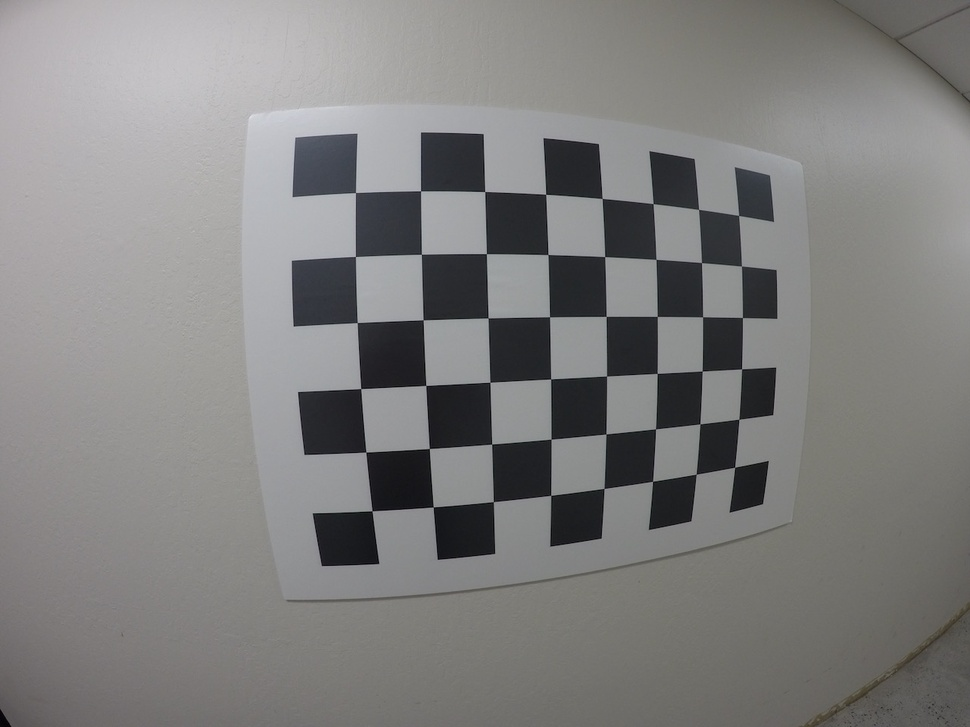
#> input picture calibration/ELP-USB16MP01-BL180-2048x1536/frames/GOPR0033.jpg, 970 x 727 px, shrunk from 1280 x 960 before the run; its folder holds only this picture in this run
$ python cameraCalib_ver1.1.py
#> lines starting #> are read from the running program, lines starting #| are printed output that depends on the picture; after the words box and inside, x2 and y2 are one past the last pixel; in counts of white or black regions, pixels touching at a corner belong together
import numpy as np
import cv2
import glob
import matplotlib.pyplot as plt

objp = np.zeros((6*8,3), np.float32)
objp[:,:2] = np.mgrid[0:8, 0:6].T.reshape(-1,2)

# Arrays to store object points and image points from all the images.
objpoints = [] # 3d points in real world space
imgpoints = [] # 2d points in image plane.

# Make a list of calibration images
images = glob.glob('frames/GO*.jpg')

# Step through the list and search for chessboard corners
for idx, fname in enumerate(images):
    img = cv2.imread(fname)
#> img is the input picture: shape (727, 970, 3); mean B, G, R 126.8, 127.5, 128.1
    gray = cv2.cvtColor(img, cv2.COLOR_BGR2GRAY)

    # Find the chessboard corners
    ret, corners = cv2.findChessboardCorners(gray, (8,6), None)
#> ret = True; corners = 48 rows, first 8: [355.5, 192.5], [420.6, 190.9], [484.7, 191.5], [545.7, 194.3], [602.2, 198.4], [653.1, 203.8], [698.6, 209.4], [738.6, 215.4]

    # If found, add object points, image points
    if ret == True:
        objpoints.append(objp)
        imgpoints.append(corners)

        # Draw and display the corners
        cv2.drawChessboardCorners(img, (8,6), corners, ret)
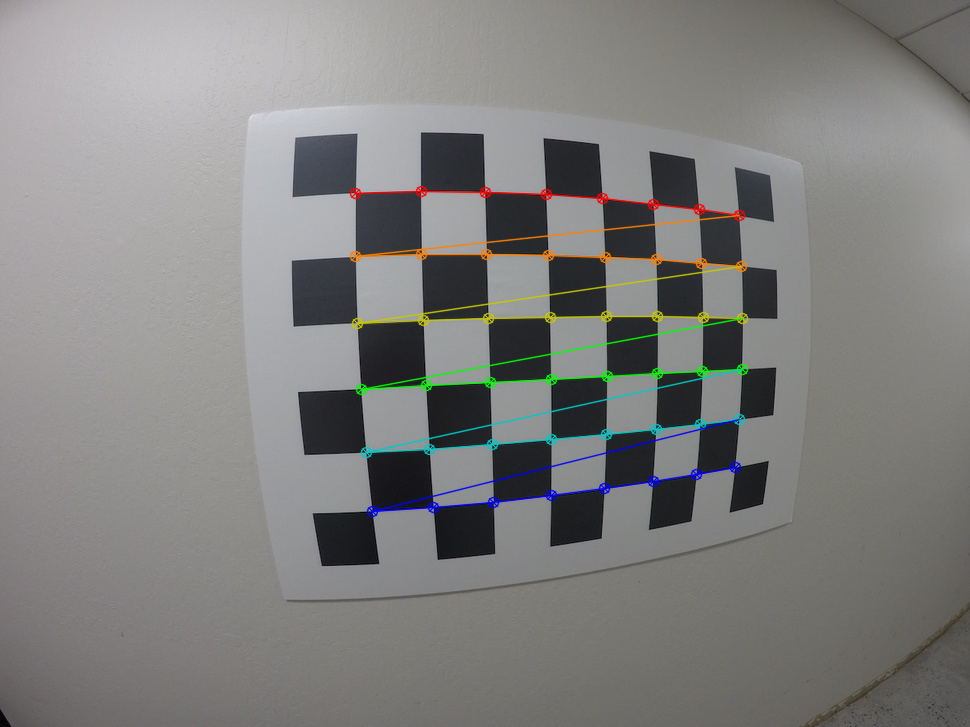
#> img: shape (727, 970, 3); 2.31% of pixels changed, all inside (x1, y1, x2, y2) = (349, 185, 749, 518)
        #write_name = 'corners_found'+str(idx)+'.jpg'
        #cv2.imwrite(write_name, img)
        cv2.imshow('img', img)
        cv2.waitKey(500)

cv2.destroyAllWindows()

$ run again, on calibration/ELP-USB16MP01-BL180-2048x1536/frames/GOPR0037.jpg
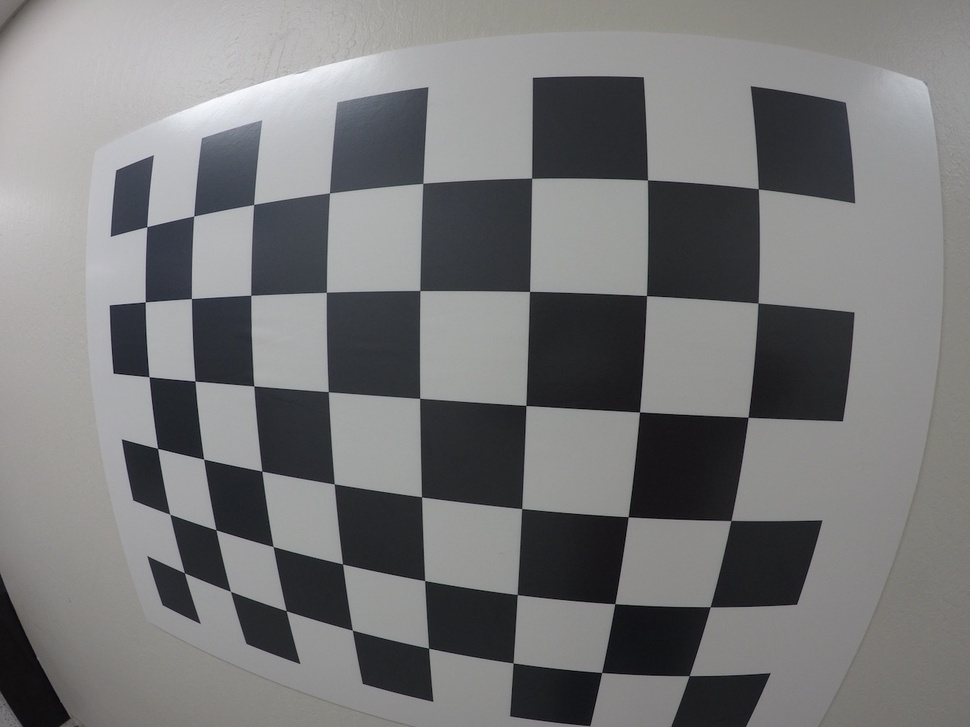
#> input picture calibration/ELP-USB16MP01-BL180-2048x1536/frames/GOPR0037.jpg, 970 x 727 px, shrunk from 1280 x 960 before the run
#> img is the input picture: shape (727, 970, 3); mean B, G, R 120.6, 119.8, 119.7
#> ret = True; corners = 48 rows, first 8: [146.9, 227], [193.6, 216], [253.6, 204.4], [329.5, 192.9], [423, 183], [531.8, 178.1], [647.5, 179.8], [758.1, 189]
#> `cv2.drawChessboardCorners(img, (8,6), corners, ret)`:
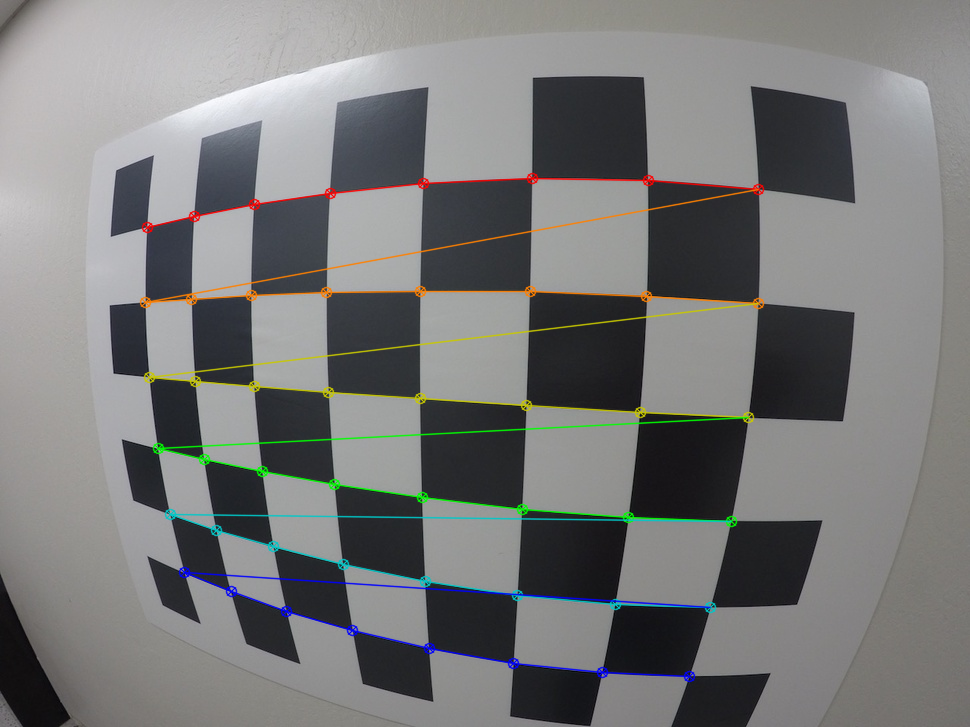
#> img: shape (727, 970, 3); 3.18% of pixels changed, all inside (x1, y1, x2, y2) = (139, 172, 765, 683)

$ run again, on calibration/ELP-USB16MP01-BL180-2048x1536/frames/GOPR0038.jpg
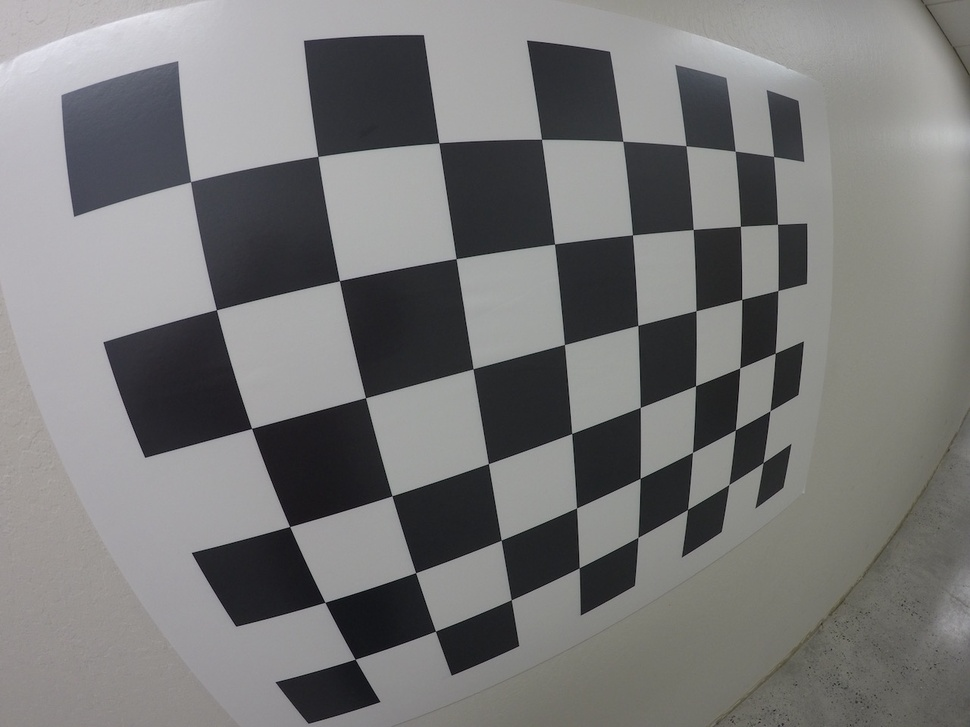
#> input picture calibration/ELP-USB16MP01-BL180-2048x1536/frames/GOPR0038.jpg, 970 x 727 px, shrunk from 1280 x 960 before the run
#> img is the input picture: shape (727, 970, 3); mean B, G, R 120, 120.3, 120.5
#> ret = True; corners = 48 rows, first 8: [190.5, 181.8], [317.9, 156.3], [438.9, 143], [541.5, 139.1], [622.9, 141.1], [686.1, 146], [735.2, 151.1], [773.7, 156.6]
#> `cv2.drawChessboardCorners(img, (8,6), corners, ret)`:
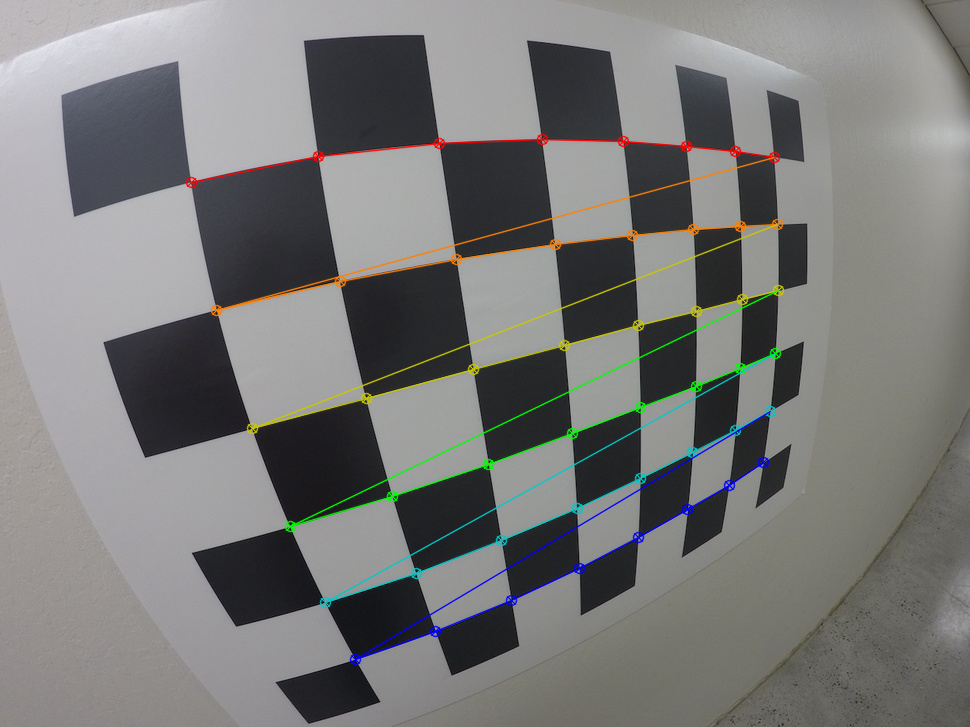
#> img: shape (727, 970, 3); 2.85% of pixels changed, all inside (x1, y1, x2, y2) = (185, 133, 785, 666)

$ run again, on calibration/ELP-USB16MP01-BL180-2048x1536/frames/GOPR0040.jpg
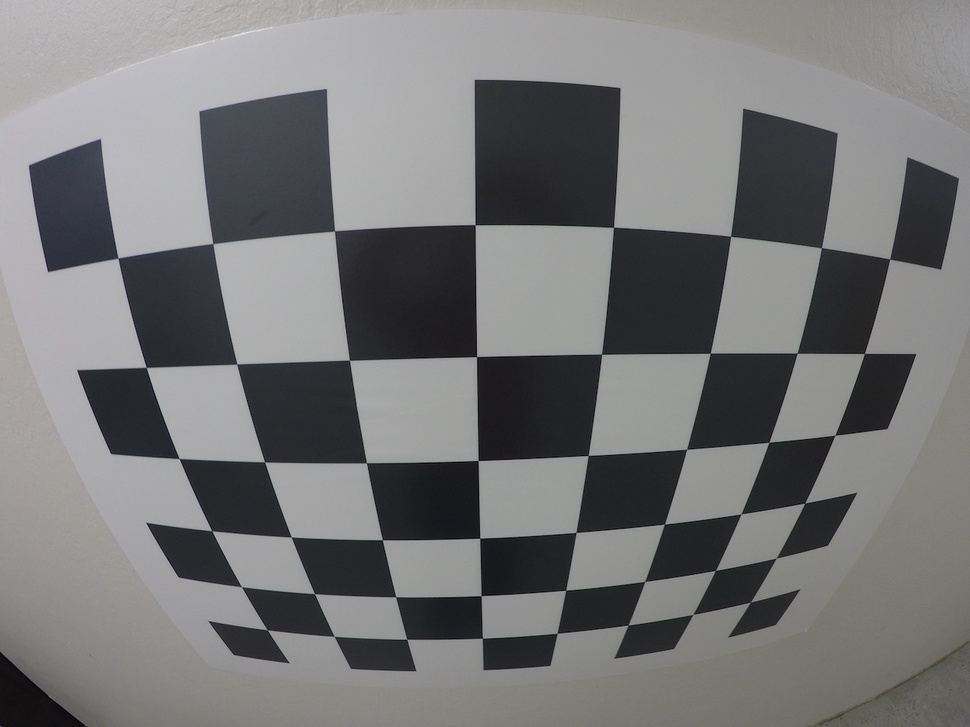
#> input picture calibration/ELP-USB16MP01-BL180-2048x1536/frames/GOPR0040.jpg, 970 x 727 px, shrunk from 1280 x 960 before the run
#> img is the input picture: shape (727, 970, 3); mean B, G, R 118.9, 118.3, 118.3
#> ret = True; corners = 48 rows, first 8: [118, 258], [212.9, 243.6], [334.6, 230.9], [475.1, 224.8], [613.5, 227], [730.8, 236.1], [821.4, 247.7], [889.9, 259.2]
#> `cv2.drawChessboardCorners(img, (8,6), corners, ret)`:
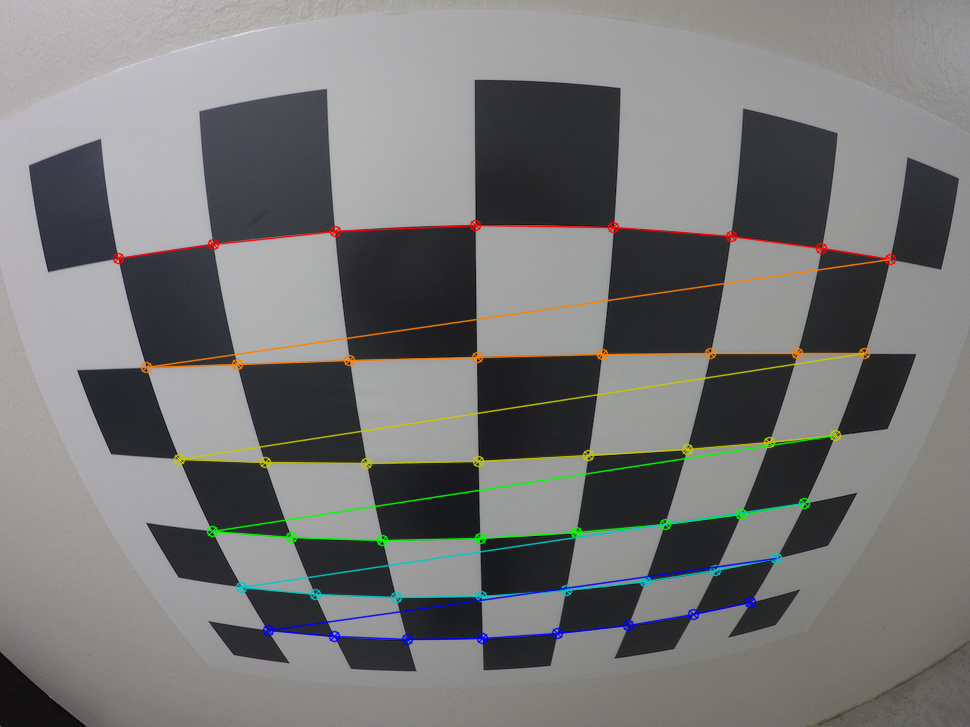
#> img: shape (727, 970, 3); 3.37% of pixels changed, all inside (x1, y1, x2, y2) = (112, 219, 897, 646)
